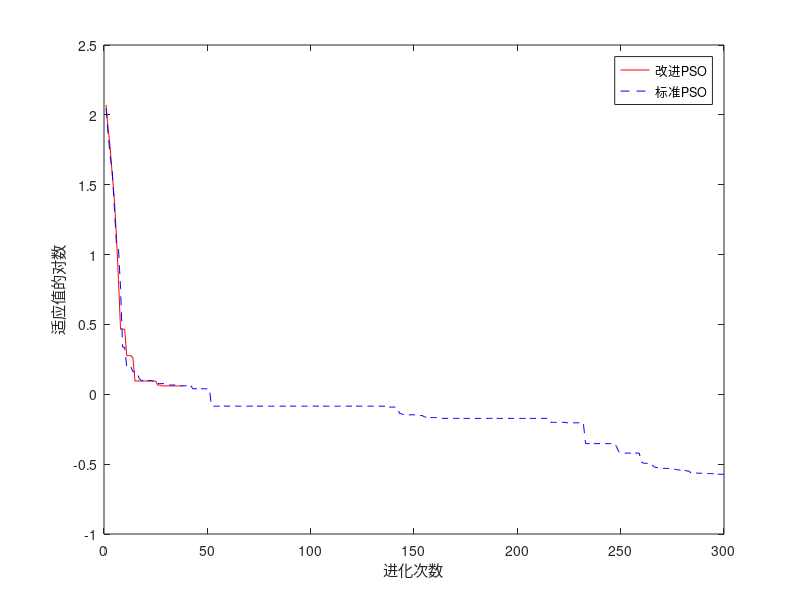
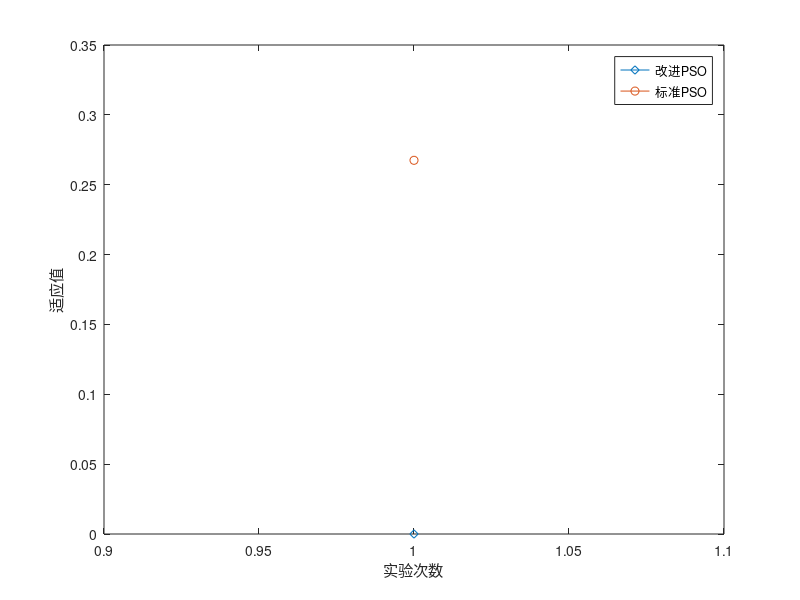

These figures' MATLAB source, in order:
%利用改进的粒子群与惯性权重线性递减的粒子群分别对Griewank函数
%进行优化。粒子数：60；维数：10；最大迭代次数：500；分别测试50次取平均值。
%时间：2017.6.17
  
clc;
clear;
m=60;%粒子数
dim=10;%粒子维数
vmax=[60,60,60,60,60,60,60,60,60,60];%速度最大值 
vmin=[-60,-60,-60,-60,-60,-60,-60,-60,-60,-60];%速度最小值
xmax=[600,600,600,600,600,600,600,600,600,600];%位置最大值
xmin=[-600,-600,-600,-600,-600,-600,-600,-600,-600,-600];%位置最小值
tmax=300;%最大迭代次数
kmax=500;
c1=2; 
c2=2; %学习因子
x=rand(m,dim);
v=rand(m,dim);
pfit=rand(1,m);
flag=0;%判断进化停滞标志
wmax=0.9; %惯性权重最大值 wpso
wmin=0.4; %惯性权重最小值 wpso
gbest1= zeros(1,tmax);
gbest2= zeros(1,tmax);
position1=zeros(tmax,dim);%粒子位置跟踪
position2=zeros(tmax,dim);%粒子位置跟踪
%%%%%%%%%%%%%%%%%%%%%%%%%%%%%%begin
nummax=1; %测试次数
testbest1=zeros(1,nummax); %每次试验的最优值
testbest2=zeros(1,nummax); %每次试验的最优值
%%%%%%%%%%%%%%%%%%%%混沌粒子群
for number=1:nummax      
    for i=1:m    %位置混沌初始化  m1个粒子中选择最优的m个粒子为初始粒子
        result1=0;
        result2=1;
        for j=1:dim    
            x(i,j)=rand()*(xmax(j)-xmin(j))+xmin(j);
            result1=result1+(x(i,j)^2)/4000;
            result2=result2*cos(x(i,j)/j^0.5);              
        end     
        pfit(i)=1+result1-result2; 
    end    
           
    pb=x;%粒子初始最佳位置赋值
    for i=1:m   %速度初始化
        for j=1:dim
             v(i,j)=rand()*(vmax(j)-vmin(j))+vmin(j);
        end
    end 
   [gbest,index]=min(pfit);%gbest全局最小适应度
   gbestbefore=0;%上次全局最小值
   pg=x(index,:);%全局最佳位置
    for t=1:tmax
         w=wmax-(wmax-wmin)*t/tmax+(0.5-rand())*0.8;
        for i=1:m           
            for j=1:dim
                R1=c1*rand();
                R2=c2*rand();  
                v(i,j)=w*v(i,j)+R1*(pb(i,j)-x(i,j))+R2*(pg(j)-x(i,j));  
                if v(i,j)>vmax(j)
                    v(i,j)=vmax(j);
                end
                if v(i,j)<vmin(j)
                    v(i,j)=vmin(j);
                end
                x(i,j)=x(i,j)+v(i,j);
                if x(i,j)>xmax(j)
                         x(i,j)=rand()*(xmax(j)-xmin(j))+xmin(j); 
                end
                if x(i,j)<xmin(j)
                        x(i,j)=rand()*(xmax(j)-xmin(j))+xmin(j); 
                end
            end
            result1=0;
            result2=1;   
            for j=1:dim
                result1=result1+(x(i,j)^2)/4000;
                result2=result2*cos(x(i,j)/j^0.5);          
            end    
            pfitness=1+result1-result2;
            if pfitness<pfit(i)
                pfit(i)=pfitness;
                pb(i,:)=x(i,:);
           end
            if pfitness<gbest
                gbest=pfitness;
                pg=x(i,:);
            end      
        end         
        cflag=abs((gbest-gbestbefore)/gbest);
        if cflag<0.01
            flag=flag+1;
            if flag>10
                    for k=1:kmax
                       for i=1:m  
                        u=pg;
                        if rand()<0.95
                            x(i,:)=u+(0.5-rand())*u*abs(log10((k/kmax)^2))/exp(50*(k/kmax)^2);
                            for j=1:dim
                                if x(i,j)>xmax(j)||x(i,j)<xmin(j)
                                     x(i,j)=rand()*(xmax(j)-xmin(j))+xmin(j);
                                end
                            end
                        else
                             x(i,:)=rand()*(xmax-xmin)+xmin;
                        end
                        result1=0;
                        result2=1;   
                        for j=1:dim
                            result1=result1+(x(i,j)^2)/4000;
                            result2=result2*cos(x(i,j)/j^0.5);          
                        end    
                        pfitness=1+result1-result2;
                        if pfitness<pfit(i)
                             pfit(i)=pfitness;
                             pb(i,:)= x(i,:);
                        end
                        if pfitness<gbest
                            flag=0;  
                            gbest=pfitness;
                            pg=x(i,:);                                             
                        end    
                       end                       
                    end
            end
        else
            flag=0;
        end      
        gbestbefore=gbest;
        gbest1(t)=gbest1(t)+ gbest;
    end   
    testbest1(number)=gbest;
end
%%%%%%%%%%%%%%%%%%%%%%%%%%%%%%%%%惯性权重线性递减方式
for number=1:nummax
   for i=1:m
        result1=0;
        result2=1;
        for j=1:dim    
            x(i,j)=rand()*(xmax(j)-xmin(j))+xmin(j);
            result1=result1+(x(i,j)^2)/4000;
            result2=result2*cos(x(i,j)/j^0.5);              
        end     
        pfit(i)=1+result1-result2;       
   end  
   pb=x;
   for i=1:m
       for j=1:dim
           v(i,j)=rand()*(vmax(j)-vmin(j))+vmin(j);
       end
   end
   [gbest,index]=min(pfit);%gbest全局最小适应度
    pg=x(index,:);%全局最佳位置
    for t=1:tmax
       w=wmax-(wmax-wmin)*t/tmax;     
        for i=1:m           
            for j=1:dim
                R1=c1*rand();
                R2=c2*rand();  
                v(i,j)=w*v(i,j)+R1*(pb(i,j)-x(i,j))+R2*(pg(j)-x(i,j));  
                if v(i,j)>vmax(j)
                    v(i,j)=vmax(j);
                end
                if v(i,j)<vmin(j)
                    v(i,j)=vmin(j);
                end
                x(i,j)=x(i,j)+v(i,j);
                if x(i,j)>xmax(j)
                    x(i,j)=xmax(j);
                end
                if x(i,j)<xmin(j)
                    x(i,j)=xmin(j);
                end
            end
            result1=0;
            result2=1;   
            for j=1:dim
                result1=result1+(x(i,j)^2)/4000;
                result2=result2*cos(x(i,j)/j^0.5);          
            end    
            pfitness=1+result1-result2;
            if pfitness<pfit(i)
                pfit(i)=pfitness;
                pb(i,:)=x(i,:);
           end
            if pfitness<gbest
                gbest=pfitness;
                pg=x(i,:);
            end      
        end         
        gbest2(t)=gbest2(t)+gbest;
        position2(t,:)=position2(t,:)+pg;
    end  
    testbest2(number)=gbest;
end
testbestmax1=max(testbest1);%最大值
testbestmin1=min(testbest1);%最小值
testbestmean1=mean(testbest1);%平均值
%%%%%%%%%%%%%%%计算标准差
fangcha1=0;
for number=1:nummax
    fangcha1=fangcha1+(testbest1(number)-testbestmean1)^2;
end
fangcha1=sqrt(fangcha1/nummax);

testbestmax2=max(testbest2);%最大值
testbestmin2=min(testbest2);%最小值
testbestmean2=mean(testbest2);%平均值
%%%%%%%%%%%%%%%计算标准差
fangcha2=0;
for number=1:nummax
    fangcha2=fangcha2+(testbest2(number)-testbestmean2)^2;
end
fangcha2=sqrt(fangcha2/nummax);

t=1:tmax;
gbest1(t)=gbest1(t)/nummax;
gbest2(t)=gbest2(t)/nummax;
position1(t)=position1(t)/nummax;
position2(t)=position2(t)/nummax;
figure(1);
plot(t,log10(gbest1(t)),'-r',t,log10(gbest2(t)),'--b');
% plot(t,gbest1(t),'-r',t,gbest2(t),'--b');
figure(1);
legend('改进PSO','标准PSO');
xlabel('进化次数');
ylabel('适应值的对数');
figure(2);
plot(1:nummax,testbest1(1:nummax),'-d',1:nummax,testbest2(1:nummax),'-o');
legend('改进PSO','标准PSO');
xlabel('实验次数');
ylabel('适应值');
% figure(4);
% plot(t,position1(t,:));
% figure(5);
% plot(t,position2(t,:));
% grid on;






 

